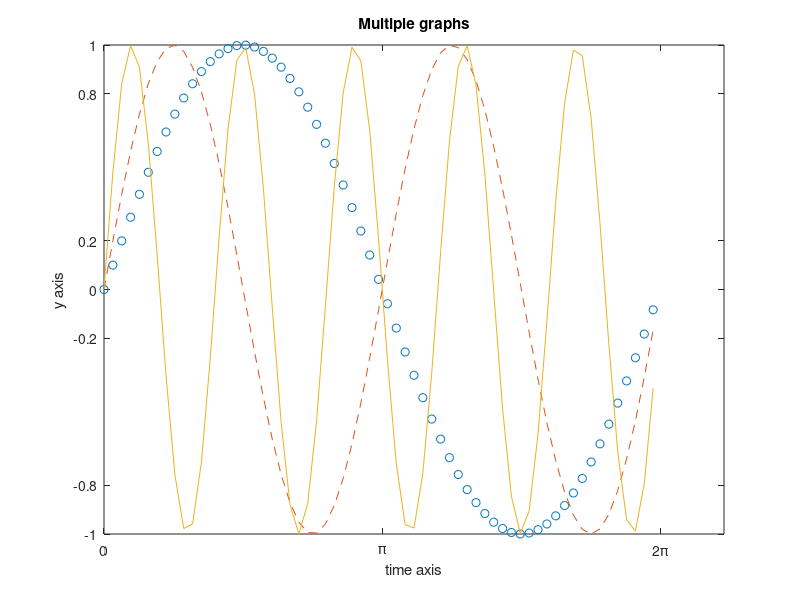

Reproduce this figure in MATLAB.
clear all;
t = 0:0.1:6.28;
y1 = sin(t);
y2 = sin(2*t);
y3 = sin(5*t);
plot(t,y1,'o',t,y2,'--',t,y3);
xticks([-3*pi -2*pi -pi 0 pi 2*pi 3*pi])
xticklabels({'-3\pi','-2\pi','-\pi','0','\pi','2\pi','3\pi'})
yticks([-1 -0.8 -0.2 0 0.2 0.8 1])
xlabel('time axis');
ylabel('y axis');
title('Multiple graphs');